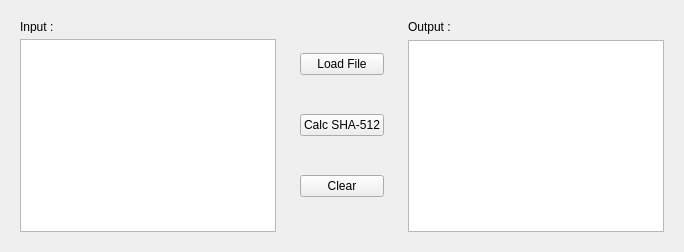
      <widget class="QWidget" name="tab5">
       <attribute name="title">
        <string>SHA-512</string>
       </attribute>
       <layout class="QHBoxLayout" name="horizontalLayout_2">
        <item>
         <widget class="QWidget" name="Input_Widget" native="true">
          <layout class="QVBoxLayout" name="verticalLayout_3">
           <item>
            <widget class="QLabel" name="InputLabel_Sha">
             <property name="maximumSize">
              <size>
               <width>247</width>
               <height>13</height>
              </size>
             </property>
             <property name="text">
              <string>Input :</string>
             </property>
            </widget>
           </item>
           <item>
            <widget class="QTextEdit" name="InputMSG_Sha">
             <property name="html">
              <string>&lt;!DOCTYPE HTML PUBLIC &quot;-//W3C//DTD HTML 4.0//EN&quot; &quot;http://www.w3.org/TR/REC-html40/strict.dtd&quot;&gt;
&lt;html&gt;&lt;head&gt;&lt;meta name=&quot;qrichtext&quot; content=&quot;1&quot; /&gt;&lt;style type=&quot;text/css&quot;&gt;
p, li { white-space: pre-wrap; }
&lt;/style&gt;&lt;/head&gt;&lt;body style=&quot; font-family:'MS Shell Dlg 2'; font-size:8.25pt; font-weight:400; font-style:normal;&quot;&gt;
&lt;p style=&quot;-qt-paragraph-type:empty; margin-top:0px; margin-bottom:0px; margin-left:0px; margin-right:0px; -qt-block-indent:0; text-indent:0px;&quot;&gt;&lt;br /&gt;&lt;/p&gt;&lt;/body&gt;&lt;/html&gt;</string>
             </property>
            </widget>
           </item>
          </layout>
         </widget>
        </item>
        <item>
         <widget class="QWidget" name="Buttons_Widget_2" native="true">
          <layout class="QVBoxLayout" name="verticalLayout">
           <item>
            <widget class="QPushButton" name="Load_File_SHA">
             <property name="text">
              <string>Load File</string>
             </property>
            </widget>
           </item>
           <item>
            <widget class="QPushButton" name="Calc_SHA">
             <property name="styleSheet">
              <string notr="true"/>
             </property>
             <property name="text">
              <string>Calc SHA-512</string>
             </property>
            </widget>
           </item>
           <item>
            <widget class="QPushButton" name="Clear_All_SHA">
             <property name="text">
              <string>Clear</string>
             </property>
            </widget>
           </item>
          </layout>
         </widget>
        </item>
        <item>
         <widget class="QWidget" name="Output_Widget" native="true">
          <layout class="QVBoxLayout" name="verticalLayout_2">
           <item>
            <widget class="QLabel" name="OutputLabel_Sha">
             <property name="text">
              <string>Output :</string>
             </property>
            </widget>
           </item>
           <item>
            <widget class="QTextEdit" name="Output_Sha">
             <property name="html">
              <string>&lt;!DOCTYPE HTML PUBLIC &quot;-//W3C//DTD HTML 4.0//EN&quot; &quot;http://www.w3.org/TR/REC-html40/strict.dtd&quot;&gt;
&lt;html&gt;&lt;head&gt;&lt;meta name=&quot;qrichtext&quot; content=&quot;1&quot; /&gt;&lt;style type=&quot;text/css&quot;&gt;
p, li { white-space: pre-wrap; }
&lt;/style&gt;&lt;/head&gt;&lt;body style=&quot; font-family:'MS Shell Dlg 2'; font-size:8.25pt; font-weight:400; font-style:normal;&quot;&gt;
&lt;p style=&quot;-qt-paragraph-type:empty; margin-top:0px; margin-bottom:0px; margin-left:0px; margin-right:0px; -qt-block-indent:0; text-indent:0px;&quot;&gt;&lt;br /&gt;&lt;/p&gt;&lt;/body&gt;&lt;/html&gt;</string>
             </property>
            </widget>
           </item>
          </layout>
         </widget>
        </item>
       </layout>
      </widget>
